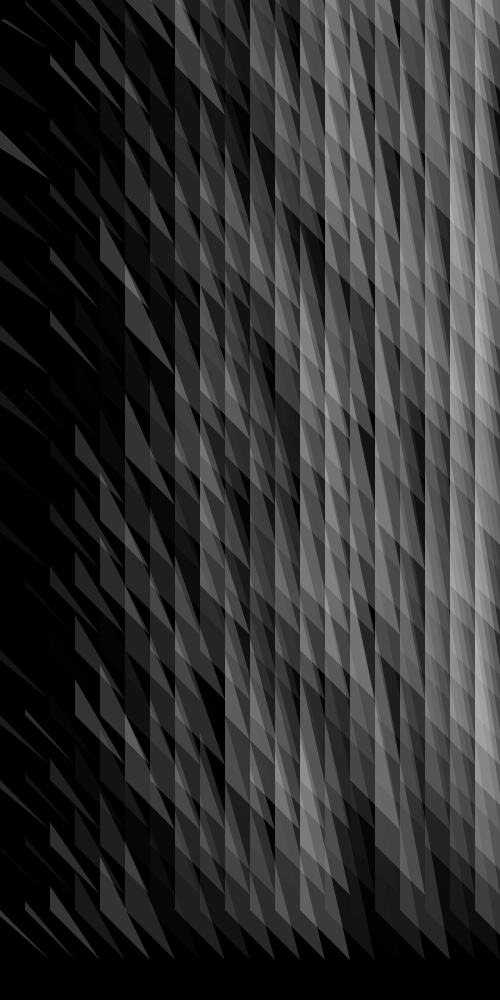
Frame 1 (no input)
Frame 60 (the mouse pressed at the canvas centre just before this capture): identical to frame 1, image omitted
Frame 120 (the mouse held since frame 60 and released just before this capture): identical to frame 1, image omitted

The Processing sketch that drew this single still picture (run headless with seeded random() and noise(); from frame 60 on, the mouse is pressed at the canvas centre):

// Processing sketch: processing_32291
// ── processing_32291.pde

int sepA= 25;
int sepB = 65;
     
float L = 20;
float E= 20;
    
void setup(){
   size(500,1000);
   background (0);
   fill(255,255,255,200);
   noStroke();
  
       
  for(int D = 0; D < width/sepA; D++){
      for(int F = 0; F < height/sepB; F++){
        pushMatrix();
        translate(D*sepA, F*sepB);
        yourFunction();
        popMatrix();
      }
  }
       
}
     
     
void draw()
{
   
}
     
     
void yourFunction(){
  
     
  noStroke();
  fill (255,255,255, random (0,60));
  triangle(0,E,random (0,L),random (0,L),50,50);
  smooth();
    
   
  L = 0 * 1;
  E = E- 1.0;
   


      
}
